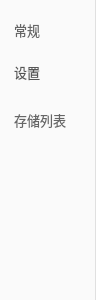
<?xml version="1.0" encoding="UTF-8"?>
<ui version="4.0">
 <class>RecorderNavSidebar</class>
 <widget class="QWidget" name="RecorderNavSidebar">
  <property name="geometry">
   <rect>
    <x>0</x>
    <y>0</y>
    <width>96</width>
    <height>300</height>
   </rect>
  </property>
  <property name="minimumSize">
   <size>
    <width>96</width>
    <height>0</height>
   </size>
  </property>
  <property name="maximumSize">
   <size>
    <width>96</width>
    <height>16777215</height>
   </size>
  </property>
  <property name="styleSheet">
   <string>background: #FAFAFA; border-right: 1px solid #E0E0E0;</string>
  </property>
  <layout class="QVBoxLayout" name="navLayout">
   <property name="spacing">
    <number>2</number>
   </property>
   <property name="leftMargin">
    <number>6</number>
   </property>
   <property name="topMargin">
    <number>10</number>
   </property>
   <property name="rightMargin">
    <number>6</number>
   </property>
   <property name="bottomMargin">
    <number>10</number>
   </property>
   <item alignment="Qt::AlignLeft">
    <widget class="QPushButton" name="generalBtn">
     <property name="sizePolicy">
      <sizepolicy hsizetype="Expanding" vsizetype="Fixed">
       <horstretch>0</horstretch>
       <verstretch>0</verstretch>
      </sizepolicy>
     </property>
     <property name="styleSheet">
      <string>QPushButton {
  border: none; border-radius: 6px; padding: 10px 8px;
  text-align: left; font-size: 13px; color: #666; background: transparent;
}
QPushButton:checked {
  color: #1976D2; background: #E3F2FD; font-weight: bold;
}
QPushButton:hover:!checked {
  background: #F5F5F5;
}</string>
     </property>
     <property name="text">
      <string>常规</string>
     </property>
     <property name="checkable">
      <bool>true</bool>
     </property>
    </widget>
   </item>
   <item alignment="Qt::AlignLeft">
    <widget class="QPushButton" name="settingsBtn">
     <property name="sizePolicy">
      <sizepolicy hsizetype="Expanding" vsizetype="Fixed">
       <horstretch>0</horstretch>
       <verstretch>0</verstretch>
      </sizepolicy>
     </property>
     <property name="checkable">
      <bool>true</bool>
     </property>
     <property name="styleSheet">
      <string>QPushButton {
  border: none; border-radius: 6px; padding: 10px 8px;
  text-align: left; font-size: 13px; color: #555; background: transparent;
}
QPushButton:checked {
  color: #1976D2; background: #E3F2FD; font-weight: bold;
}
QPushButton:hover:!checked {
  background: #F5F5F5; color: #1976D2;
}
QPushButton:disabled {
  color: #BBB;
}</string>
     </property>
     <property name="text">
      <string>设置</string>
     </property>
    </widget>
   </item>
   <item>
    <spacer name="navMidSpacer">
     <property name="orientation">
      <enum>Qt::Vertical</enum>
     </property>
     <property name="sizeType">
      <enum>QSizePolicy::Fixed</enum>
     </property>
     <property name="sizeHint" stdset="0">
      <size>
       <width>20</width>
       <height>6</height>
      </size>
     </property>
    </spacer>
   </item>
   <item alignment="Qt::AlignLeft">
    <widget class="QPushButton" name="listBtn">
     <property name="sizePolicy">
      <sizepolicy hsizetype="Expanding" vsizetype="Fixed">
       <horstretch>0</horstretch>
       <verstretch>0</verstretch>
      </sizepolicy>
     </property>
     <property name="styleSheet">
      <string>QPushButton {
  border: none; border-radius: 6px; padding: 10px 8px;
  text-align: left; font-size: 13px; color: #666; background: transparent;
}
QPushButton:checked {
  color: #1976D2; background: #E3F2FD; font-weight: bold;
}
QPushButton:hover:!checked {
  background: #F5F5F5;
}</string>
     </property>
     <property name="text">
      <string>存储列表</string>
     </property>
     <property name="checkable">
      <bool>true</bool>
     </property>
    </widget>
   </item>
   <item>
    <spacer name="navBottomSpacer">
     <property name="orientation">
      <enum>Qt::Vertical</enum>
     </property>
     <property name="sizeHint" stdset="0">
      <size>
       <width>20</width>
       <height>40</height>
      </size>
     </property>
    </spacer>
   </item>
  </layout>
 </widget>
 <resources/>
 <connections/>
</ui>
